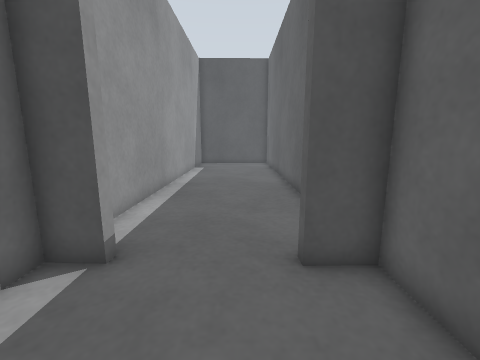
view 1 (above)

12 first-person views from a walk through a world built for the Gazebo simulator. The camera is 0.64 m above the floor, tilts 10° down and sees 90° across. The floor is counted in squares, 0.25 m on a side. Each view is taken from the middle of a square. On the plan, view 1 faces up. The plan holds only what a view shows up to about 17 squares ahead; the rest is blank.

view 2
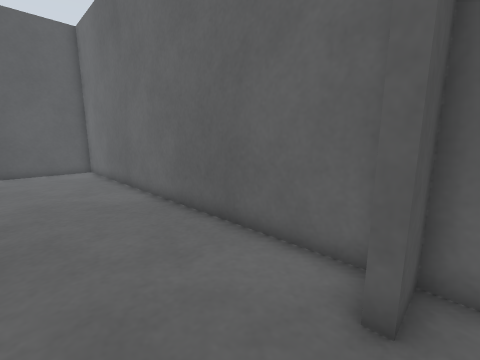

view 3
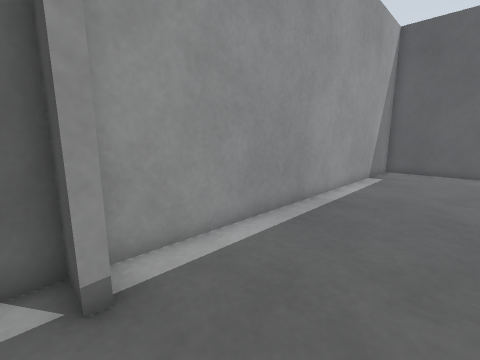

view 4
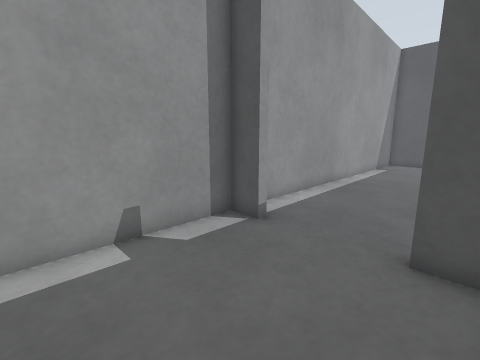

view 5
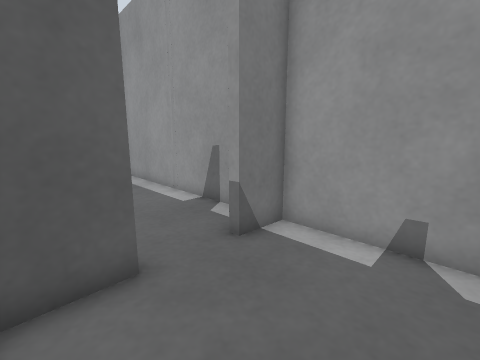

view 6
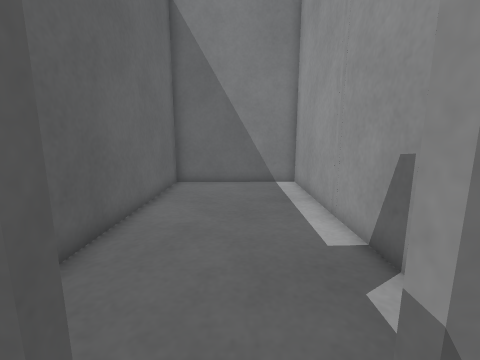

view 7
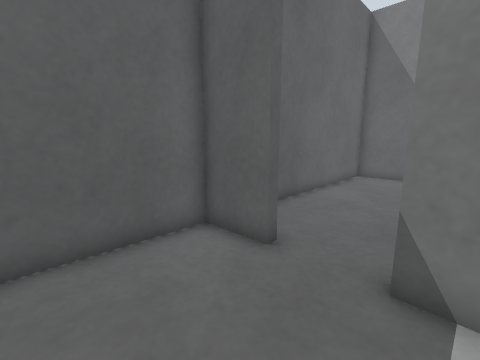

view 8
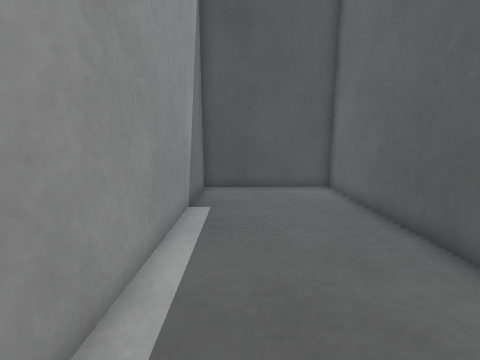

view 9
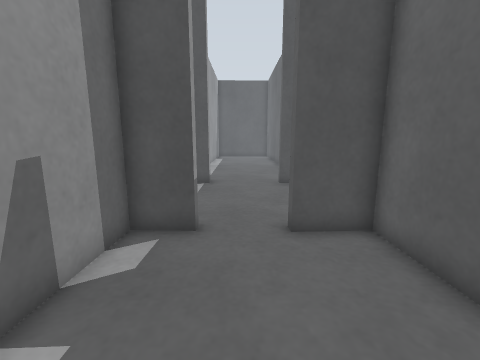

view 10
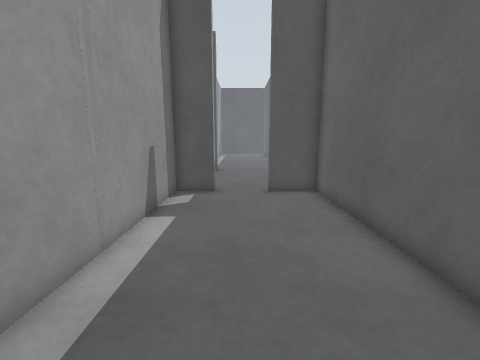

view 11
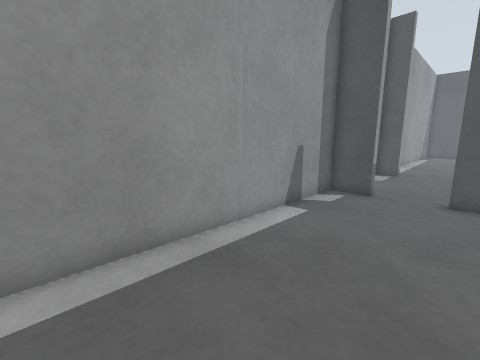

view 12
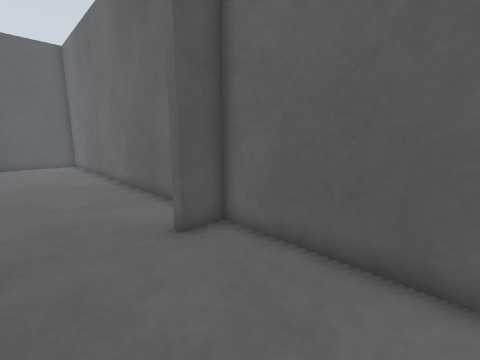

### Floor plan
Ten units are one square. View 1 is at (0, 0); x grows to the right and y downward. Boxes are objects, and circles mark ways between rooms. Rooms are numbered by the first view taken in them; rooms with no view inside come last. Other rooms are left out.
<svg viewBox="-48 -250 84 404">
<path fill="none" stroke="#000" d="M-27 -51 -28 -46 -40 -46 -41 26M4 23 28 22M29 -45 13 -45 13 -49M-42 22 -22 23M27 26 28 -56M28 -56 31 -245M28 -245 -38 -244 -40 -52M-22 23 -22 27 -42 26M-41 26 -43 149 25 148 27 26M28 26 4 27 4 23"/>
<circle cx="-5" cy="-50" r="3" fill="#2a7"/>
<circle cx="-10" cy="25" r="3" fill="#2a7"/>
<text x="-10" y="-20">1</text>
<text x="-10" y="-150">2</text>
<text x="-10" y="80">3</text>
</svg>
Room 1 opens to room 2. Room 1 opens to room 3.

Where each view was taken, in squares from view 1:
view 1: 0 up, 0 right, facing up
view 2: 4 up, 2 left, facing up-right
view 3: 4 up, 1 right, facing up-left
view 4: 1 down, 2 right, facing up-left
view 5: 2 up, 2 right, facing down-left
view 6: 1 down, 1 left, facing down
view 7: 2 up, 3 left, facing down-right
view 8: 12 up, 2 left, facing up
view 9: 9 down, 1 left, facing up
view 10: 14 down, 1 left, facing up
view 11: 14 down, 1 right, facing up-left
view 12: 1 down, 2 left, facing up-right
